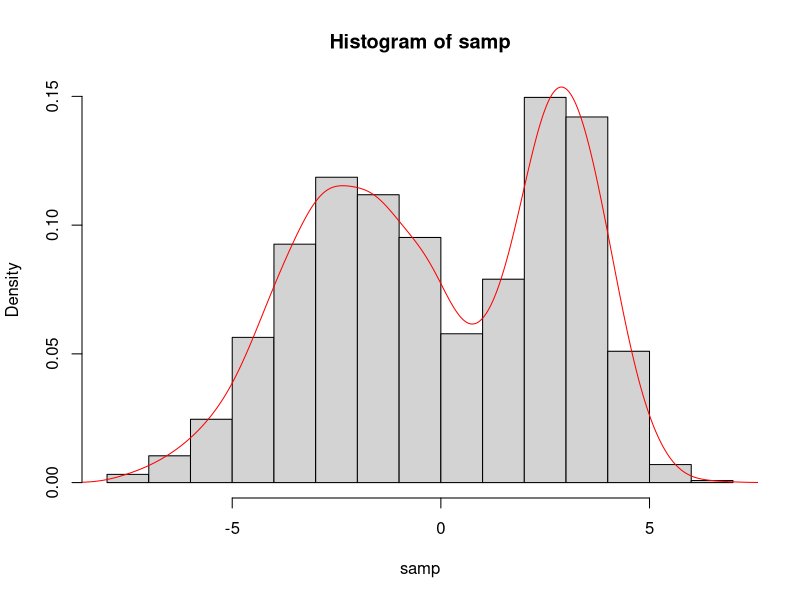

Recreate this plot in R.
# generate n=5000 samples
set.seed(637351)
n <- 5000

# first Gaussian 
alpha1 <- 0.4
miu1   <- 3
sigma1 <- 1

# second Gaussian
alpha2 <- 0.6
miu2   <- -2
sigma2 <- 2

n1 <- floor(n*alpha1)
n2 <- n-n1

samp <-numeric(n)
samp[1:n1] <- rnorm(n1, miu1, sigma1)
samp[(n1+1):n] <- rnorm(n2, miu2, sigma2)

# make a figure
hist(samp, freq = FALSE)
lines(density(samp), col = 'red')
###
k <- 2
prob <- matrix(rep(0, k*n), nrow = n)
weight <- matrix(rep(0, k*n), nrow = n)
# 初始权重alpha平均分配，高斯参数miu、sigma由均匀分布随机产生
###let's say P(a) and P(b)
###use Bayes rules
##P(b|Xi)=P(Xi|b)*P(b)/(P(Xi|b)*P(b)+P(Xi|a)*P(a))
##P(Xi|b)=dnorm(Xi,miu,sigma)
alpha <- c(0.5, 0.5)
miu   <- runif(k)
sigma <- runif(k)
for(i in 1:200){
    # E-step：求第i个样本来自第j个高斯的概率
    for(j in 1:k){
        ###Prior 
        prob[,j]<-sapply(samp,dnorm,miu[j],sigma[j])
        ###P(Xi|b)*P(b)
        weight[,j]<-alpha[j]*prob[,j]
    }
    ####(P(Xi|b)*P(b)+P(Xi|a)*P(a))
    row_sum=rowSums(weight)
    ###P(Xi|b)*P(b)/(P(Xi|b)*P(b)+P(Xi|a)*P(a)) == Posterior
    prob<-weight/row_sum
    olda<-alpha
    oldm<-miu
    olds<-sigma
    #M-step：最大化是通过求导令其为零的方法，这里直接给出参数优化结果
    for(j in 1:k){
        sum1<-sum(prob[,j])
        ###update xi
        sum2<-sum(samp*prob[,j])
        ##update the prior
        alpha[j]<-sum1/n
        #update miu
        miu[j]<- sum2/sum1
        ###update sigma
        sum3<-sum(prob[,j]*(samp-miu[j])^2)
        sigma[j]<-sqrt(sum3/sum1)
    }
    thres <- 1e-5
    if(sum(abs(alpha-olda))<thres & sum(abs(miu-oldm))<thres & sum(abs(sigma-olds))<thres){
        break
    }
    cat("step",i,'alpha',alpha,'miu',miu,'sigma',sigma,'\n')
}
